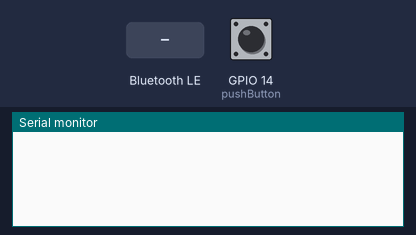
The sketch below on a simulated ESP32. Shown: the last lines printed to the serial monitor. The test bench sets the inputs (shaded band); at power-on: GPIO 14 (pushButton) LOW. Nothing arrives over Bluetooth unless stated; a phone connects over Bluetooth LE 3 s after start.

Above: at 1.2 s.
1.3 s: GPIO 14 (pushButton) pulled HIGH for 0.15 s
At 2.6 s:
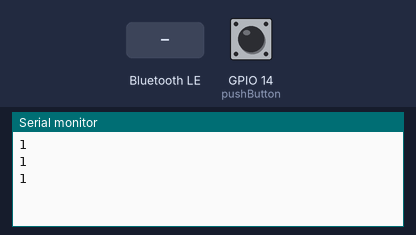
2.9 s: Bluetooth LE write "1" received
At 4.1 s:
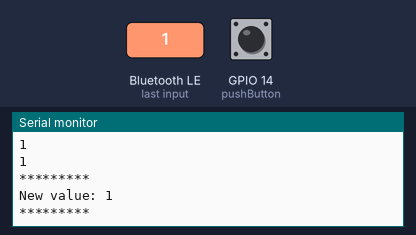
4.4 s: Bluetooth LE write "0" received
At 5.3 s:
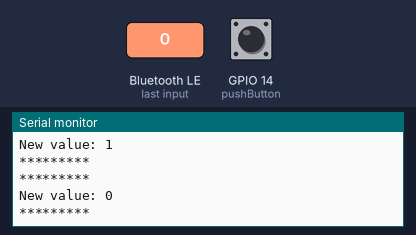

The sketch:

test.ino
```cpp
#include <BLEDevice.h>
#include <BLEUtils.h>
#include <BLEServer.h>

// digital pin 14 has a pushbutton attached to it. Give it a name:
int pushButton = 14;
int buttonState;


// See the following for generating UUIDs:
// https://www.uuidgenerator.net/

#define SERVICE_UUID "4fafc201-1fb5-459e-8fcc-c5c9c331914b"
#define CHARACTERISTIC_UUID "beb5483e-36e1-4688-b7f5-ea07361b26a8"

class MyCallbacks : public BLECharacteristicCallbacks {
  void onWrite(BLECharacteristic *pCharacteristic) {
    std::string value = pCharacteristic->getValue();

    if (value.length() > 0) {
      Serial.println("*********");
      Serial.print("New value: ");
      for (int i = 0; i < value.length(); i++)
        Serial.print(value[i]);

      Serial.println();
      Serial.println("*********");
    }
  }
};


BLEServer *pServer;
BLEService *pService;
BLECharacteristic *pCharacteristic;
BLEAdvertising *pAdvertising;

// the setup routine runs once when you press reset:
void setup() {
  // initialize serial communication at 9600 bits per second:
  Serial.begin(9600);
  // make the pushbutton's pin an input:
  pinMode(pushButton, INPUT);

  BLEDevice::init("MyESP32");

  pServer = BLEDevice::createServer();
  pService = pServer->createService(SERVICE_UUID);

  pCharacteristic = pService->createCharacteristic(
  CHARACTERISTIC_UUID,
  BLECharacteristic::PROPERTY_READ | BLECharacteristic::PROPERTY_WRITE);

  pCharacteristic->setCallbacks(new MyCallbacks());

  pCharacteristic->setValue("Hello World");
  pService->start();

  // pAdvertising = pServer->getAdvertising();
  // pAdvertising->start();
}

// the loop routine runs over and over again forever:
void loop() {
  // read the input pin:
  buttonState = digitalRead(pushButton);
  // print out the state of the button:
  pCharacteristic->setValue(buttonState);
  pService->start();
  if (buttonState==1){
    pAdvertising = pServer->getAdvertising();
    pAdvertising->start();

    Serial.println(buttonState);
  }
  delay(60);  // delay in between reads for stability

}
```

Measured:
- after the input at 1.3 s, the serial monitor: prints a new line at once (image 1)
- after the input at 2.9 s, the serial monitor: prints a new line after 0.05 s (image 2)
- after the input at 4.4 s, the serial monitor: prints a new line after 0.05 s (image 3)
